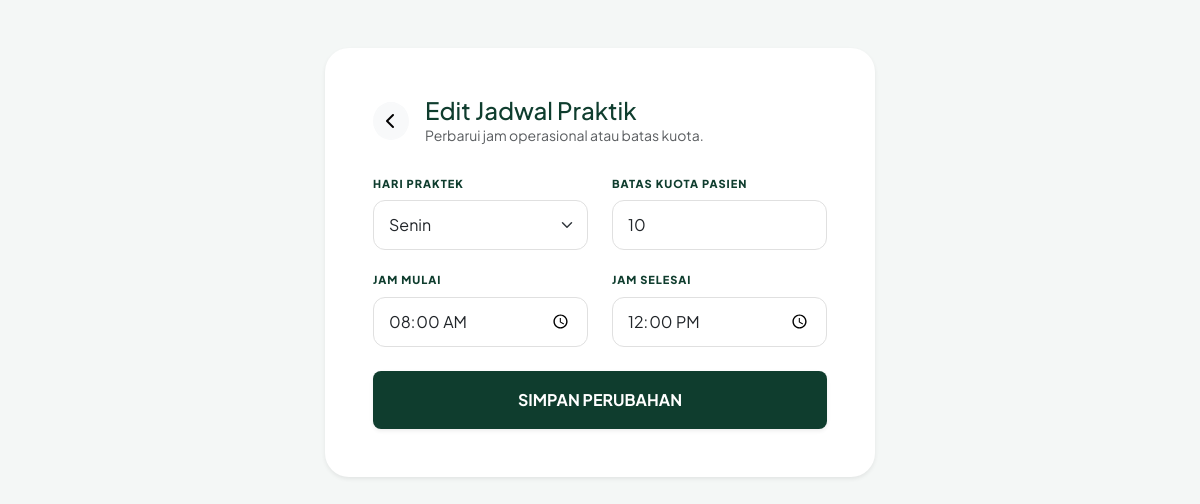
The app's page /dokter/edit_jadwal.php?id=1 (signed in) with its own data.
### tables this page shows
CREATE TABLE jadwal_dokter (
  id_jadwal INT AUTO_INCREMENT PRIMARY KEY,
  id_dokter INT NOT NULL,
  hari VARCHAR(20) NOT NULL,
  jam_mulai TIME NOT NULL,
  jam_selesai TIME NOT NULL,
  kuota INT DEFAULT 10,
  status VARCHAR(20) DEFAULT 'Aktif',
  FOREIGN KEY (id_dokter) REFERENCES dokter(id_dokter) ON DELETE CASCADE
);

### db.php (called while the page is built, shortened)
<?php
class DbConnection
{
    public function __construct($handle)
    {
        $this->handle = $handle;
    }
}
function db_connect_from_env(): ?DbConnection
{
    $host = getenv('DB_HOST') ?: getenv('MYSQLHOST') ?: "127.0.0.1";
    $user = getenv('DB_USER') ?: getenv('MYSQLUSER') ?: "root";
    $pass = getenv('DB_PASS') ?: getenv('MYSQLPASSWORD') ?: "";
    $db = getenv('DB_NAME') ?: getenv('MYSQLDATABASE') ?: "klinik_reservasi";
    $port = (int) (getenv('DB_PORT') ?: getenv('MYSQLPORT') ?: 3306);
    $handle = @mysqli_connect($host, $user, $pass, $db, $port);
    mysqli_set_charset($handle, 'utf8mb4');
    return new DbConnection($handle);
}
function db_query(?DbConnection $conn, string $query)
{
    $result = mysqli_query($conn->handle, $query);
    return $result;
}
function db_fetch_assoc($result): ?array
{
    if ($result instanceof mysqli_result) {
        $row = mysqli_fetch_assoc($result);
        return $row === null ? null : $row;
    }
    return null;
}
function db_real_escape_string(?DbConnection $conn, $value): string
{
    $value = (string) $value;
    if ($conn) {
        return mysqli_real_escape_string($conn->handle, $value);
    }
    return addslashes($value);
}

### koneksi.php (called while the page is built, shortened)
<?php
require_once __DIR__ . '/db.php';
$conn = db_connect_from_env();
?>

### dokter/edit_jadwal.php (the view, shortened to what this page needs)
<?php
include '../koneksi.php';
$id_user = $_SESSION['id_user'];
$q_dokter = db_query($conn, "SELECT id_dokter FROM dokter WHERE id_user = '$id_user'");
$id_dokter = db_fetch_assoc($q_dokter)['id_dokter'];
$id_jadwal = db_real_escape_string($conn, $_GET['id']);
$query_data = "SELECT * FROM jadwal_dokter WHERE id_jadwal = '$id_jadwal' AND id_dokter = '$id_dokter'";
$result_data = db_query($conn, $query_data);
$data = db_fetch_assoc($result_data);
?>
<!DOCTYPE html>
<html lang="id">
<head>
    <link href="https://cdn.jsdelivr.net/npm/bootstrap@5.3.0/dist/css/bootstrap.min.css" rel="stylesheet">
    <link rel="stylesheet" href="https://cdnjs.cloudflare.com/ajax/libs/font-awesome/6.4.0/css/all.min.css">
</head>
<body class="py-5">
    <div class="container">
        <div class="card border-0 shadow-sm mx-auto p-4 p-md-5" style="max-width: 550px; border-radius: 24px;">
            <div class="d-flex align-items-center mb-4">
                <a href="jadwal.php" class="btn btn-light rounded-circle me-3"><i class="fas fa-chevron-left"></i></a>
                <div>
                    <h4 class="fw-800 mb-0" style="color: #0f3d2e;">Edit Jadwal Praktik</h4>
                    <p class="text-muted small mb-0">Perbarui jam operasional atau batas kuota.</p>
                </div>
            </div>
            <form method="POST">
                <div class="row">
                    <div class="col-md-6 mb-3">
                        <label class="label-custom">HARI PRAKTEK</label>
                        <select name="hari" class="form-select" required>
                            <?php
                            $hari_pilihan = ['Senin', 'Selasa', 'Rabu', 'Kamis', 'Jumat', 'Sabtu', 'Minggu'];
                            foreach ($hari_pilihan as $h) {
                                $selected = ($data['hari'] == $h) ? 'selected' : '';
                                echo "<option value='$h' $selected>$h</option>";
                            }
                            ?>
                        </select>
                    </div>
                    <div class="col-md-6 mb-3">
                        <label class="label-custom">BATAS KUOTA PASIEN</label>
                        <input type="number" name="kuota" class="form-control" value="<?php echo htmlspecialchars($data['kuota']); ?>" min="1" required>
                    </div>
                </div>
                <div class="row">
                    <div class="col-6 mb-4">
                        <label class="label-custom">JAM MULAI</label>
                        <input type="time" name="jam_mulai" class="form-control" value="<?php echo htmlspecialchars($data['jam_mulai']); ?>" required>
                    </div>
                    <div class="col-6 mb-4">
                        <label class="label-custom">JAM SELESAI</label>
                        <input type="time" name="jam_selesai" class="form-control" value="<?php echo htmlspecialchars($data['jam_selesai']); ?>" required>
                    </div>
                </div>
                <button type="submit" name="update" class="btn w-100 py-3 fw-bold rounded-3 shadow-sm text-white" style="background: #0f3d2e;">
                    SIMPAN PERUBAHAN
                </button>
            </form>
        </div>
    </div>
</body>
</html>

### dokter/edit_jadwal.php (style rules this page uses)
body { background: #f4f7f6; font-family: 'Plus Jakarta Sans', sans-serif; color: #2d3436; }
.form-control, .form-select { border-radius: 12px; border: 1px solid #e0e0e0; transition: 0.3s; padding: 12px 15px; }
.label-custom { font-size: 11px; font-weight: 800; color: #0f3d2e; letter-spacing: 1px; margin-bottom: 8px; }

### records on screen
jadwal_dokter: kuota "10", jam_mulai "08:00:00", jam_selesai "12:00:00"

### other values on screen
form field hari "Senin"
